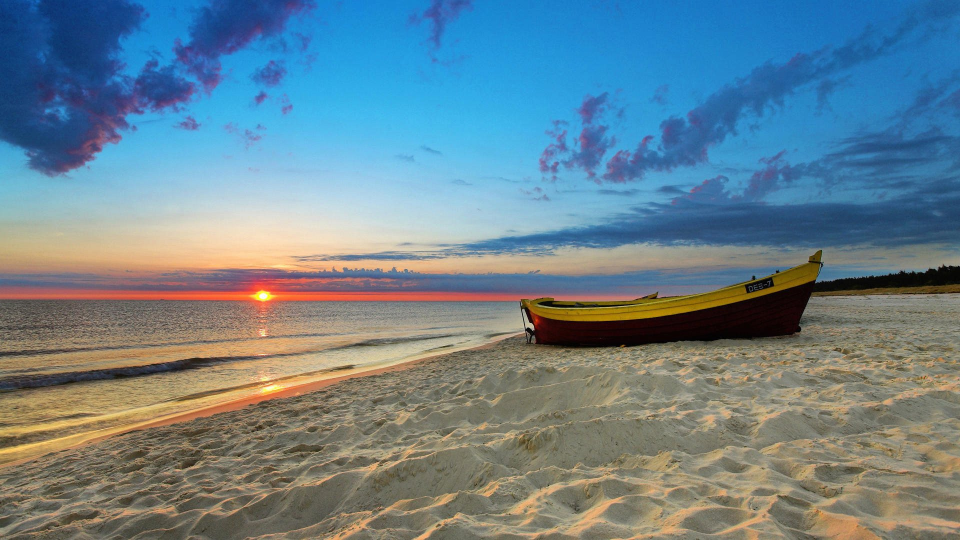
#> input picture test.png, 1920 x 1080 px (shown at 1/2 size)
$ jupyter execute de_rdh.ipynb
#> lines starting #> are read from the running program, lines starting #| are printed output that depends on the picture
## 1. Import thư viện

[cell 1]
import cv2
import numpy as np
import matplotlib.pyplot as plt
from skimage.metrics import structural_similarity as ssim
import pandas as pd

## 2. Đọc và hiển thị ảnh gốc

[cell 2]
# Đọc ảnh xám
img = cv2.imread("test.png", cv2.IMREAD_GRAYSCALE)
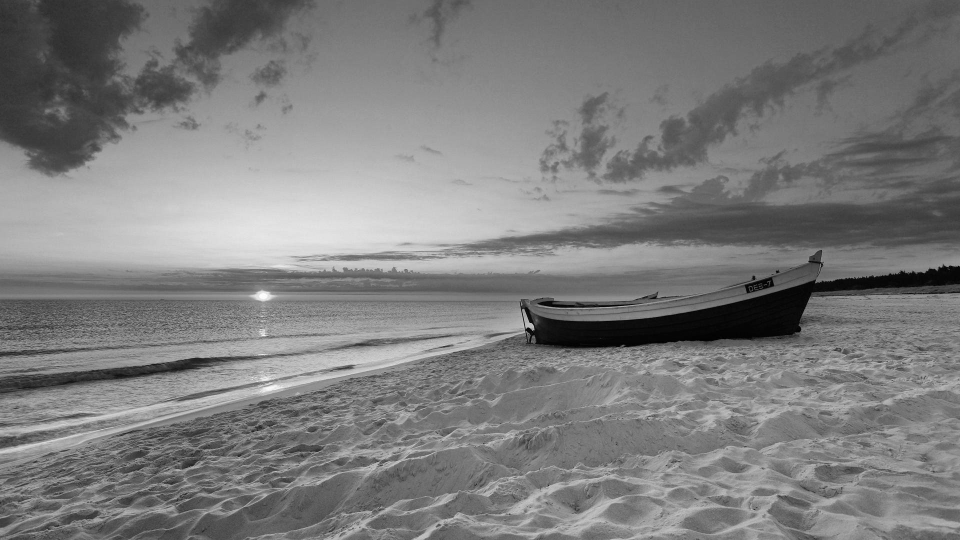
#> img: shape (1080, 1920) (shown at 1/2 size); min 0, max 255, mean 124.7

plt.imshow(img, cmap='gray')
plt.title("Original Image")
plt.axis("off")

print("Image shape:", img.shape)
#| Image shape: (1080, 1920)

## 3. Chuẩn bị dữ liệu bí mật

[cell 3]
secret_bits = np.random.randint(0, 2, size=2000).tolist()

print("Secret bits:", len(secret_bits))

## 4. Hàm nhúng tin

[cell 4]
def de_embed(image, secret_bits, T=2):
#> called with T = 2
    h, w = image.shape
#> h = 1080; w = 1920
    stego = image.copy().astype(np.int32)

    location_map = []
    bit_idx = 0

    for i in range(h):
        for j in range(0, w - 1, 2):
            if bit_idx >= len(secret_bits):
                location_map.append(0)
                continue

            x = stego[i, j]
            y = stego[i, j + 1]

            l = (x + y) // 2
            d = x - y

            if abs(d) <= T:
                b = secret_bits[bit_idx]
                d_new = 2 * d + b

                x_new = l + (d_new + 1) // 2
                y_new = l - d_new // 2

                if 0 <= x_new <= 255 and 0 <= y_new <= 255:
                    stego[i, j] = x_new
                    stego[i, j + 1] = y_new
                    location_map.append(1)
                    bit_idx += 1
                else:
                    location_map.append(0)
            else:
                location_map.append(0)
#> stego: shape (1080, 1920) int32; min 0, max 255, mean 124.7
#> after the loop, bit_idx = 2000; location_map = 1036800 items

    return stego.astype(np.uint8), location_map, bit_idx

## 5. Thực hiện nhúng tin

[cell 5]
stego_img, location_map, used_bits = de_embed(img, secret_bits, T=2)
#> location_map = 1036800 items; used_bits = 2000

plt.imshow(stego_img, cmap='gray')
plt.title("Stego Image")
plt.axis("off")

print("Embedded bits:", used_bits)
#| Embedded bits: 2000

## 6. Hàm trích xuất

[cell 6]
def de_extract(stego, location_map, bit_count):
#> called with bit_count = 2000
    h, w = stego.shape
#> h = 1080; w = 1920
    recovered = stego.copy().astype(np.int32)

    extracted_bits = []
    lm_idx = 0

    for i in range(h):
        for j in range(0, w - 1, 2):

            if location_map[lm_idx] == 1:
                x = recovered[i, j]
                y = recovered[i, j + 1]

                d_new = x - y
                b = d_new & 1
                d = d_new // 2

                l = (x + y) // 2

                x_orig = l + (d + 1) // 2
                y_orig = l - d // 2

                recovered[i, j] = x_orig
                recovered[i, j + 1] = y_orig

                extracted_bits.append(b)

            lm_idx += 1
#> after the loop, extracted_bits = 2000 values, max 1 at index 1, min 0 at index 0, mean 0.509; lm_idx = 1036800

    return recovered.astype(np.uint8), extracted_bits

## 7. Hàm phục hồi

[cell 7]
recovered_img, extracted_bits = de_extract(
    stego_img, location_map, used_bits
)

print("Data extraction correct:",
      extracted_bits[:used_bits] == secret_bits[:used_bits])
#| Data extraction correct: True

print("Perfect recovery:",
      np.array_equal(img, recovered_img))
#| Perfect recovery: True

## 8. Hàm tính chỉ số

[cell 8]
def compute_psnr(original, stego):
    mse = np.mean((original.astype(float) - stego.astype(float)) ** 2)
    if mse == 0:
        return float("inf")
    return 10 * np.log10((255 ** 2) / mse)

def compute_ssim(original, stego):
    value, _ = ssim(original, stego, full=True)
    return value

def compute_payload_bpp(used_bits, image_shape):
#> called with used_bits = 2000, image_shape = (1080, 1920)
    total_pixels = image_shape[0] * image_shape[1]
    bpp = used_bits / total_pixels
#> bpp = 0.000965
    return used_bits, bpp

## 9. Tính toàn bộ thông số

[cell 9]
payload, bpp = compute_payload_bpp(used_bits, img.shape)
#> payload = 2000; bpp = 0.000965
psnr_value = compute_psnr(img, stego_img)
#> in compute_psnr, `mse = np.mean((original.astype(float) - stego.astype(float)) ** 2)`: mse = 0.000891
#> psnr_value = 78.63
ssim_value = compute_ssim(img, stego_img)
#> in compute_ssim, `value, _ = ssim(original, stego, full=True)`: value = 1
#> ssim_value = 1
reversible = np.array_equal(img, recovered_img)
#> reversible = True

results = pd.DataFrame({
    "Metric": [
        "Payload (bits)",
        "Embedding Capacity (bpp)",
        "PSNR (dB)",
        "SSIM",
        "Perfect Reversibility"
    ],
    "Value": [
        payload,
        bpp,
        psnr_value,
        ssim_value,
        reversible
    ]
})
#> results = table of 5 rows and 2 columns

results
#> Out = table of 5 rows and 2 columns
